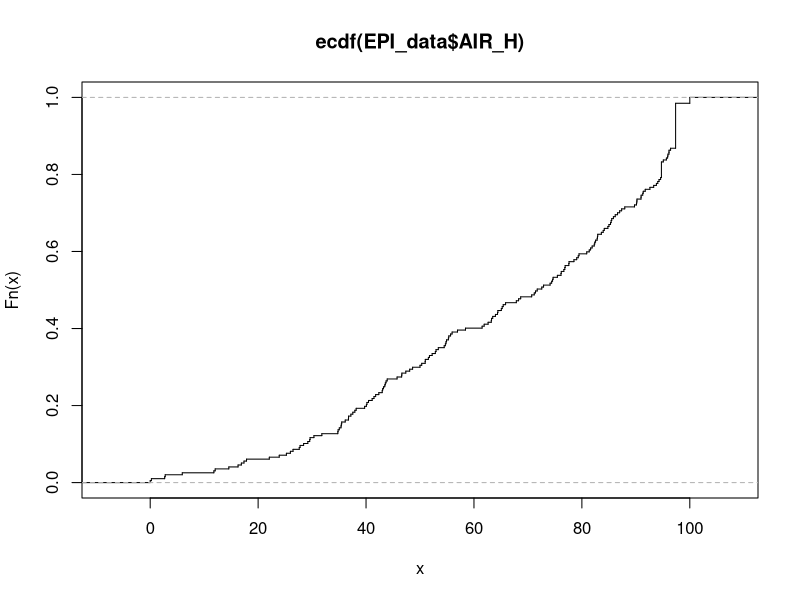
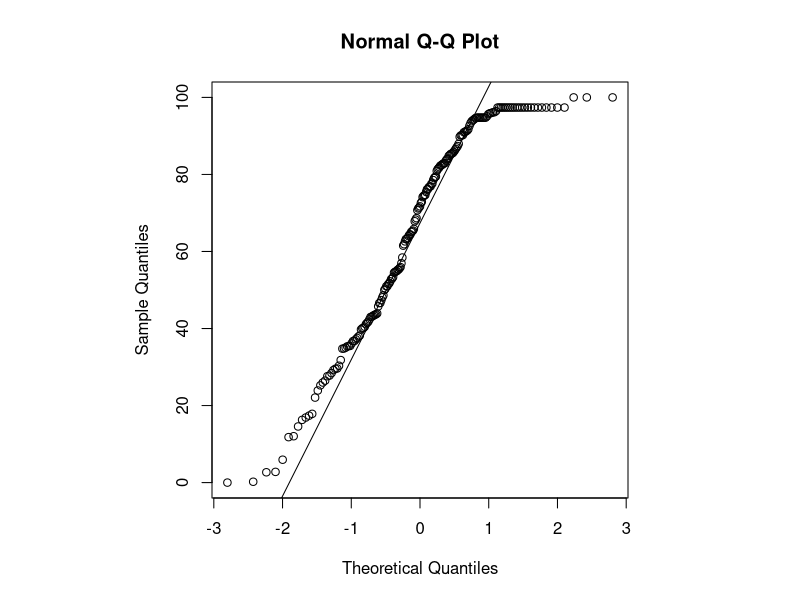
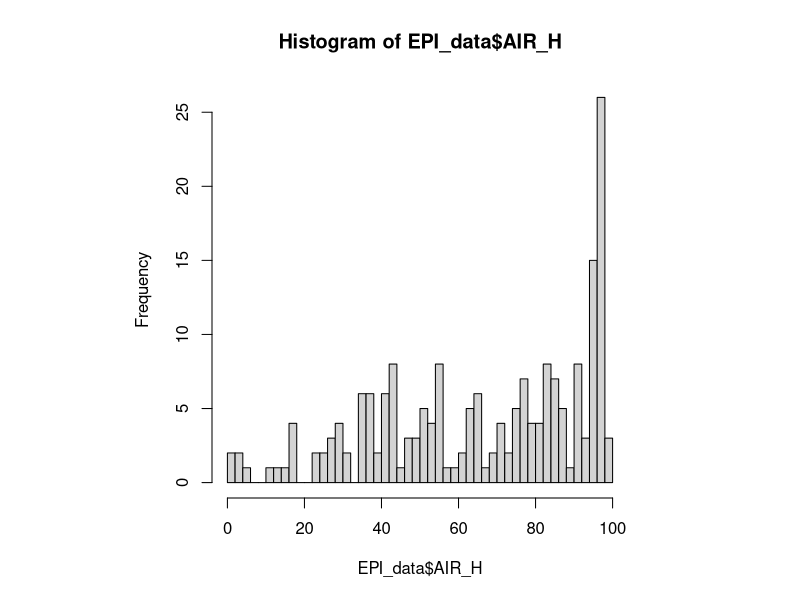
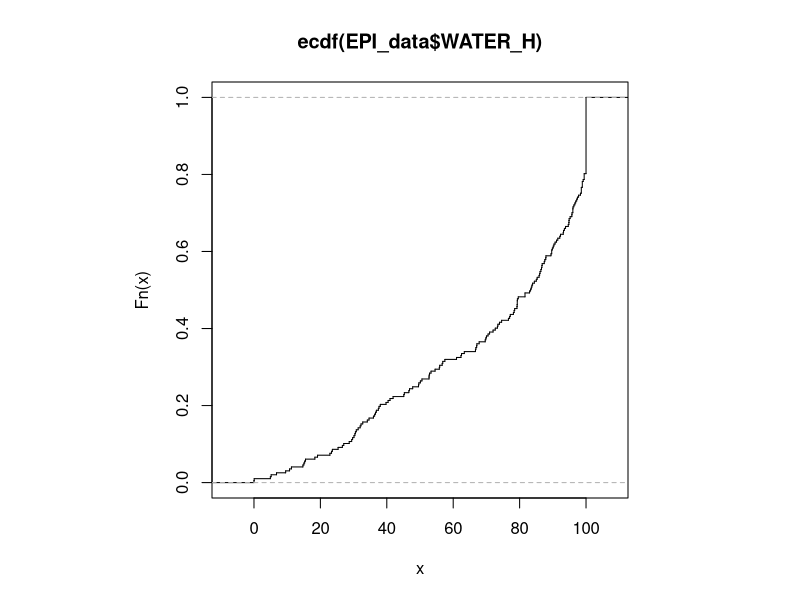
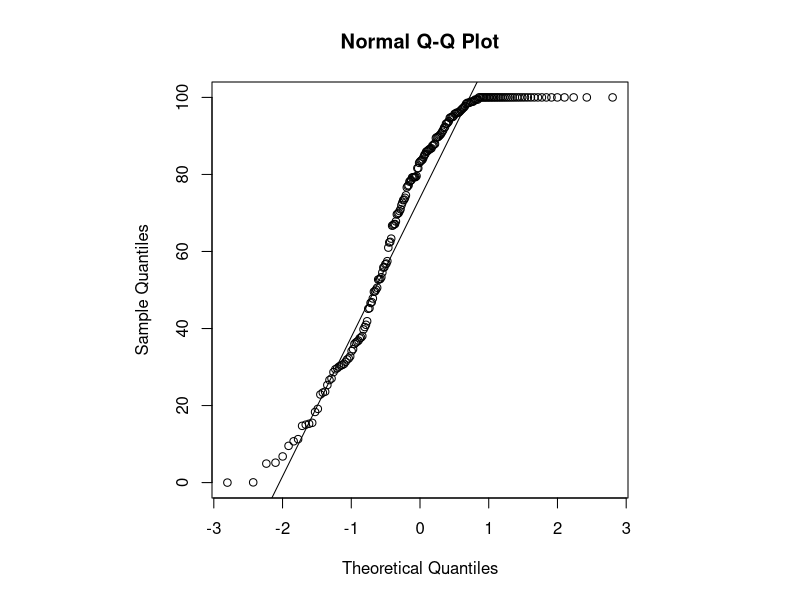
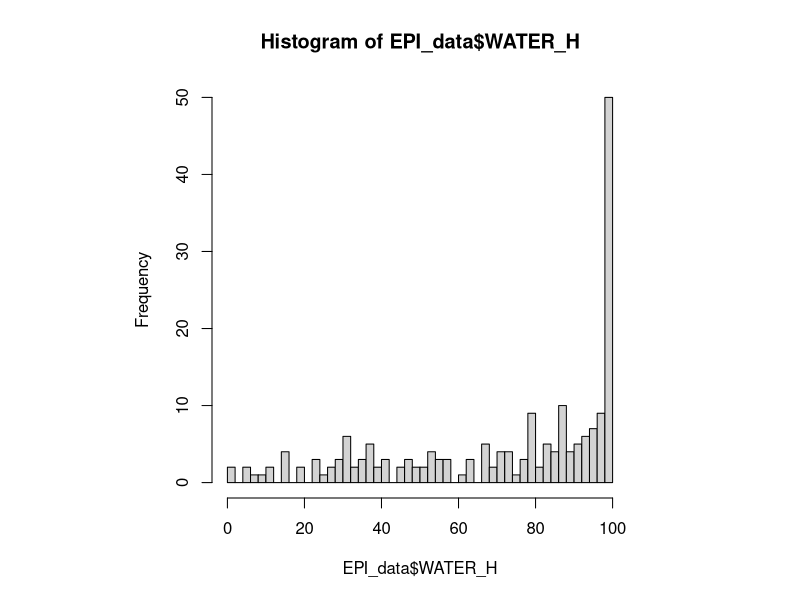
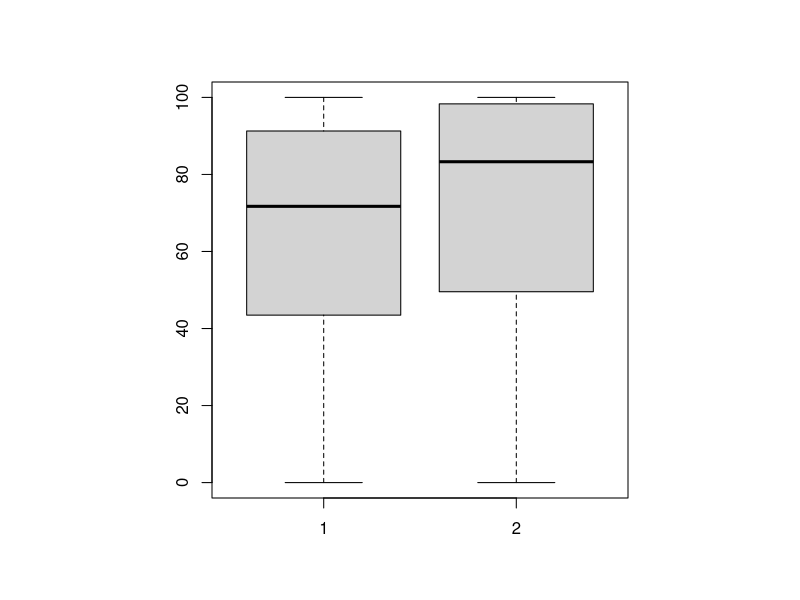

Write the R code that produced these figures, in order.
EPI_data <- read.csv('EPI_data.csv')
dim(EPI_data)
names(EPI_data)
head(EPI_data)
View(EPI_data)
summary(EPI_data)

#qq plot for AIR_H variable 

plot(ecdf(EPI_data$AIR_H),do.points = FALSE, verticals = TRUE)
par(pty='s')
qqnorm(EPI_data$AIR_H);qqline(EPI_data$AIR_H)
hist(EPI_data$AIR_H,seq(0.,100.,2.))

#qq plot for water_H variable 
plot(ecdf(EPI_data$WATER_H),do.points = FALSE, verticals = TRUE)
par(pty='s')
qqnorm(EPI_data$WATER_H);qqline(EPI_data$WATER_H)
hist(EPI_data$WATER_H,seq(0.,100.,2.))

boxplot(EPI_data$AIR_H,EPI_data$WATER_H)


